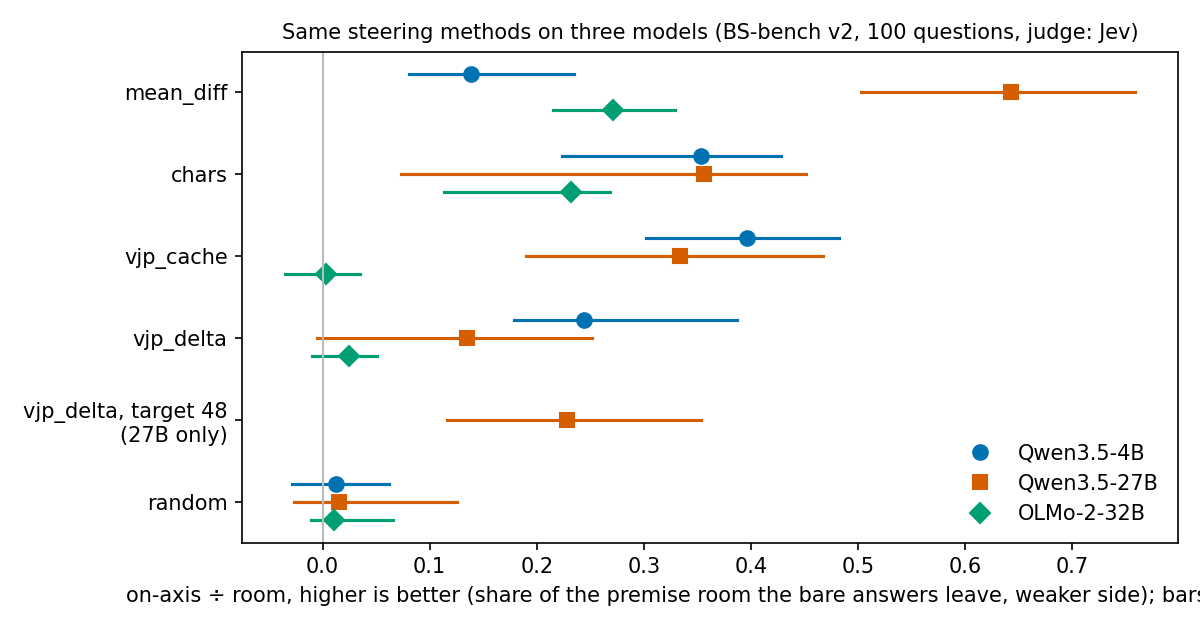

The script that saved this image:
"""Same methods, same questions, same judge on Qwen3.5-4B, Qwen3.5-27B and OLMo-2-32B-Instruct (PI/Claude, 2026-09-27).

Reads outputs/bsbench/results/{full,27b-full,olmo-full}/points.json, writes compare.md and compare.png next to this file.
score: min over sides of (on − 1 × off) at each side's Pareto-best dose (the headline score).
on-axis ÷ room: on-axis change at the Pareto-best dose ÷ how far the bare answers could still move toward that side
(8 − bare premise level for +C, the bare level for −C), weaker side; damage is handled by the dose choice and the 1.5 cap.
Seeds: 4B 3 per learned method, 27B 3, OLMo 1 (cross-seed cos of the vectors is 0.99+, so extra seeds add little).
"""
import json
from pathlib import Path
import matplotlib
matplotlib.use("Agg")
import matplotlib.pyplot as plt

ROOT = Path(__file__).resolve().parents[3]
here = Path(__file__).parent
MODELS = (("Qwen3.5-4B", "full"), ("Qwen3.5-27B", "27b-full"), ("OLMo-2-32B", "olmo-full"))
rows = {m: {r["method"]: r for r in json.loads((ROOT / f"outputs/bsbench/results/{d}/points.json").read_text())["summary"]} for m, d in MODELS}
methods = [m for m in ("mean_diff", "chars", "vjp_cache", "vjp_delta", "vjp_delta-t48", "random") if any(m in rows[k] for k, _ in MODELS)]


def cell(r, key, ci):
    if r is None or r[key] is None:
        return "—"
    return f"{r[key]:+.2f}" + ("" if r[ci][0] is None else f" [{r[ci][0]:+.2f}, {r[ci][1]:+.2f}]")


head = "| method | " + " | ".join(f"{m} score | {m} on-axis ÷ room" for m, _ in MODELS) + " |"
lines = [head, "|" + "---|" * (1 + 2 * len(MODELS))]
for method in methods:
    lines.append(f"| {method} | " + " | ".join(f"{cell(rows[m].get(method), 'score', 'ci')} | {cell(rows[m].get(method), 'score_room', 'ci_room')}" for m, _ in MODELS) + " |")
text = "\n".join(lines)
(here / "compare.md").write_text(__doc__ + "\n" + text + "\n")
print(text)

fig, ax = plt.subplots(figsize=(8, 4.2))
marker = {"Qwen3.5-4B": "o", "Qwen3.5-27B": "s", "OLMo-2-32B": "D"}
color = {"Qwen3.5-4B": "#0072b2", "Qwen3.5-27B": "#d55e00", "OLMo-2-32B": "#009e73"}
for j, (m, _) in enumerate(MODELS):
    for i, method in enumerate(methods):
        r = rows[m].get(method)
        if r is None or r["score_room"] is None:
            continue
        y = i + (j - 1) * 0.22
        lo, hi = r["ci_room"]
        if lo is not None:
            ax.plot([lo, hi], [y, y], color=color[m], lw=1.5)
        ax.plot(r["score_room"], y, marker[m], color=color[m], ms=7, label=m if i == 0 or method == methods[0] else None)
ax.axvline(0, color="#bbbbbb", lw=1)
ax.set_yticks(range(len(methods)), [m.replace("vjp_delta-t48", "vjp_delta, target 48\n(27B only)") for m in methods])
ax.invert_yaxis()
ax.set_xlabel("on-axis ÷ room, higher is better (share of the premise room the bare answers leave, weaker side); bars: 90% CI")
handles = [plt.Line2D([], [], marker=marker[m], color=color[m], ls="", ms=7) for m, _ in MODELS]
ax.legend(handles, [m for m, _ in MODELS], loc="lower right", frameon=False)
ax.set_title("Same steering methods on three models (BS-bench v2, 100 questions, judge: Jev)", fontsize=10)
fig.tight_layout()
fig.savefig(here / "compare.png", dpi=150)
